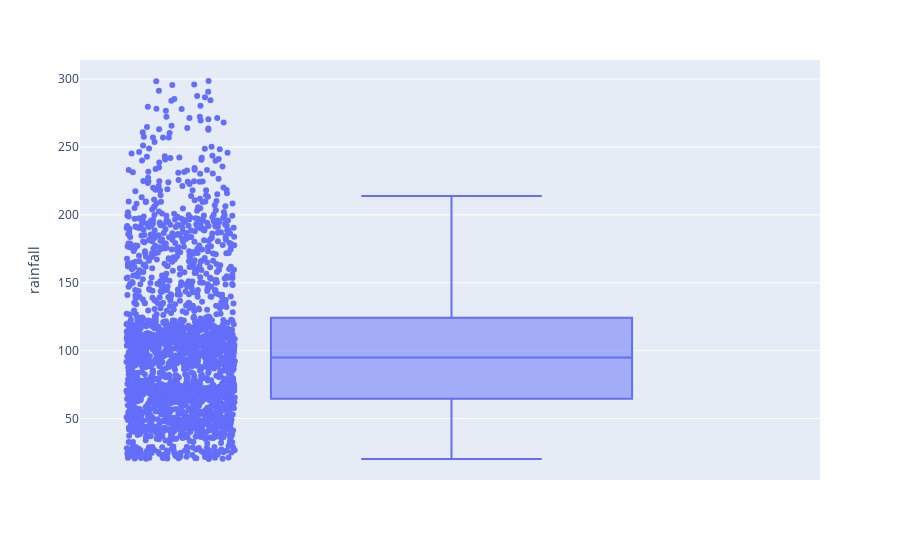

Notebook code cell kept with this figure:
### Code cell
#ploting box plot for rainfall

fig=px.box(crop_data,y='rainfall',points='all')
fig.show()

### Figure 1 — Plotly figure (JSON) as saved in the notebook; plotly's stock layout.template omitted (floating-point values rounded to 4 significant figures; data arrays with more than 128 entries replaced by an {"elided": "..."} marker saying what was removed)
{"data": [{"alignmentgroup": "True", "boxpoints": "all", "hovertemplate": "rainfall=%{y}<extra></extra>", "legendgroup": "", "marker": {"color": "#636efa"}, "name": "", "notched": false, "offsetgroup": "", "orientation": "v", "showlegend": false, "type": "box", "x0": " ", "xaxis": "x", "y": {"elided": "2200 float values"}, "y0": " ", "yaxis": "y"}], "layout": {"boxmode": "group", "legend": {"tracegroupgap": 0}, "margin": {"t": 60}, "xaxis": {"anchor": "y", "domain": [0, 1]}, "yaxis": {"anchor": "x", "domain": [0, 1], "title": {"text": "rainfall"}}}}
